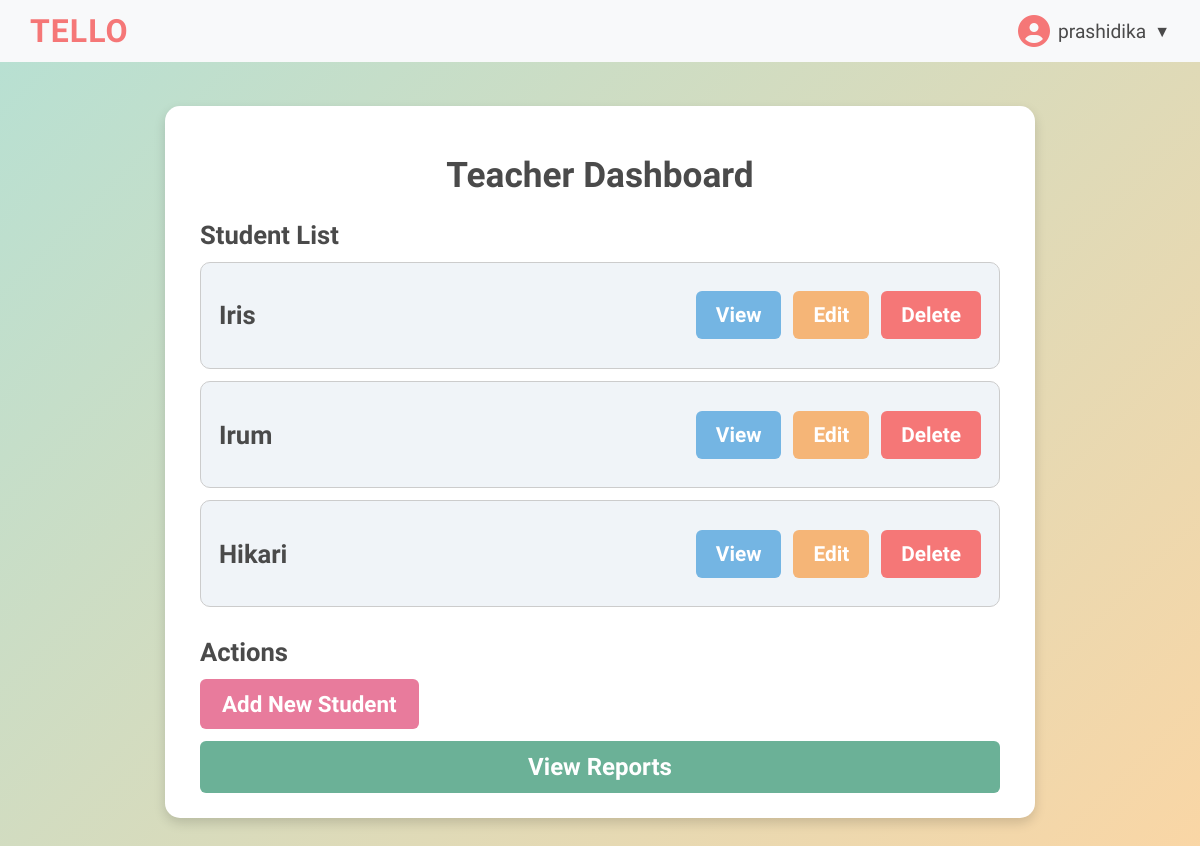
The page /dashboard/ (signed in) on the database its author committed.
### tello/models.py (models this page shows, shortened)
class Student(models.Model):
    studentid = models.AutoField(primary_key=True)
    studentcode = models.CharField(max_length=4, unique=True)
    studentname = models.CharField(max_length=100)
    studentgrade = models.CharField(max_length=50)
    studentage = models.IntegerField()
    assignedteacher = models.ForeignKey(Teacher, on_delete=models.CASCADE)
    additional_notes = models.TextField(blank=True, null=True)
    created_at = models.DateTimeField(auto_now_add=True)

### tello/views.py (the view)
# urls.py: path('dashboard/', views.teacher_dashboard, name='dashboard'),
@login_required
def teacher_dashboard(request):
    students = Student.objects.all()  # Fetch all students from DB
    return render(request, "dashboard.html", {"students": students})

### tello/templates/dashboard.html (shortened to what this page needs)
{% extends 'base.html' %} {% block links %}
<link rel="stylesheet" href="/static/css/dashboard.css" />
{% endblock %} {% load static %} {% block content %}
<div class="body-container">
  <div class="dashboard-container">
    <header>
      <h1>Teacher Dashboard</h1>
    </header>
    <main>
      <section class="student-list">
        <h2>Student List</h2>
        {% if students %} {% for student in students %}
        <div class="student-card">
          <p class="student-name">{{ student.studentname }}</p>
          <div class="actions">
            <button
              class="view-btn"
              onclick="openModal('{{ student.studentname }}', '{{ student.studentage }}', '{{ student.studentgrade }}','{{ student.studentcode }}')"
            >
              View
            </button>
            <button class="edit-btn">Edit</button>
            <button class="delete-btn">Delete</button>
          </div>
        </div>
        {% endfor %} {% else %}
        <p>No students added yet!</p>
        {% endif %}
      </section>
      <section class="actions-panel">
        <h2>Actions</h2>
        <button
          class="add-student-btn"
          onclick="window.location.href='{% url 'add' %}'"
        >
          Add New Student
        </button>
        <a href="{% url 'report_list'%}" class="report-link">View Reports</a>
      </section>
    </main>
  </div>
</div>
{% endblock %}

### tello/templates/base.html (shortened to what this page needs)
<!DOCTYPE html>
<html lang="en">
  <head>
    <link rel="stylesheet" href="/static/css/styles.css" />
    {% block links %} {% endblock %}
  </head>
  <body>
    <header style="margin-bottom: 0">
      <div class="header-container">
        <div class="logo">
          <h1>TellO</h1>
        </div>
        <div class="user-profile">
          <i class="fas fa-user-circle" style="font-size: 2rem"></i>
          <span>{{ user.username }}</span>
          <div class="dropdown">
            <button onclick="toggleDropdown()">▼</button>
          </div>
        </div>
      </div>
    </header>
    <main>{% block content %}{% endblock %}</main>
  </body>
</html>

### static/css/styles.css (style rules this page uses)
body { margin: 0; padding: 0; font-family: "Comic Neue", sans-serif; }
.header-container { display: flex; justify-content: space-between; align-items: center; padding: 12px 30px; background-color: #f8f9fa; box-shadow: 0 3px 8px rgba(0, 0, 0, 0.1); margin-bottom: 0; }
.logo h1 { font-size: 2rem; color: #f57777; margin: 0; letter-spacing: 1px; font-weight: 700; text-transform: uppercase; }
.user-profile { position: relative; display: flex; align-items: center; gap: 8px; cursor: pointer; }
.user-profile span { font-size: 1.2rem; font-weight: 500; color: #4a4a4a; }
.user-profile i { font-size: 2rem; color: #f57777; }
.user-profile button { background: none; border: none; font-size: 1rem; cursor: pointer; padding: 0; color: #4a4a4a; }

### static/css/dashboard.css (style rules this page uses)
.body-container { font-family: "Comic Neue", sans-serif; margin: 0; padding: 0; background: linear-gradient(135deg, #b8e0d2, #fad6a5); display: flex; justify-content: center; align-items: center; min-height: 100vh; height: auto; color: #4a4a4a; }
h1, h2 { font-weight: 700; color: #4a4a4a; }
a { text-decoration: none; color: white; }
.dashboard-container { width: 90%; max-width: 800px; background: white; padding: 25px 35px; border-radius: 15px; box-shadow: 0 5px 12px rgba(0, 0, 0, 0.15); animation: fadeIn 1s ease-in-out; margin: 30px 0; }
header { text-align: center; margin-bottom: 20px; }
header h1 { font-size: 2.2rem; }
.student-list { margin-bottom: 30px; }
.student-list h2 { font-size: 1.6rem; margin-bottom: 12px; }
.student-card { display: flex; justify-content: space-between; align-items: center; background: #f0f4f8; border: 1px solid #ccc; padding: 12px 18px; margin-bottom: 12px; border-radius: 10px; transition: all 0.3s; }
.student-name { font-size: 1.6rem; font-weight: 700; }
.actions { display: flex; gap: 12px; }
button { font-family: "Comic Neue", sans-serif; font-size: 1.3rem; font-weight: 700; border: none; border-radius: 6px; padding: 12px 20px; cursor: pointer; transition: all 0.3s; }
.view-btn { background: #74b5e3; color: white; }
.edit-btn { background: #f5b577; color: white; }
.delete-btn { background: #f57777; color: white; }
.actions-panel h2 { font-size: 1.6rem; margin-bottom: 12px; }
.add-student-btn { display: block; background: #e87b9c; color: white; font-size: 1.4rem; padding: 12px 22px; border-radius: 6px; margin-bottom: 12px; }
.report-link { display: block; font-weight: 700; font-size: 1.5rem; background: #6bb197; color: white; text-align: center; padding: 12px 22px; border-radius: 6px; }

### rows shown on the page
Student: studentname "Iris"
Student: studentname "Irum"
Student: studentname "Hikari"

### other values the page prints
{{ user.username }} "prashidika"
